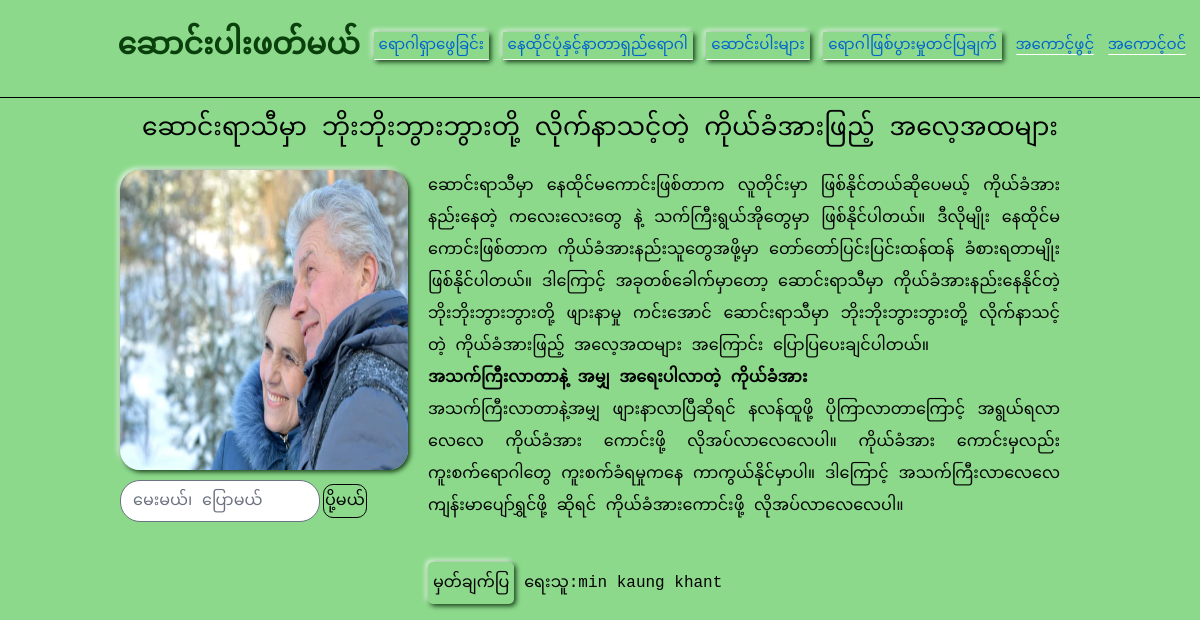
Screenshot of /article/article_detail/4 with the database file from the repository.
### article_system/models.py (models this page shows, shortened)
class Article(models.Model):
    name = models.CharField(max_length=30)
    caption = models.TextField(null=True, blank=True)
    topic = models.TextField()
    photo = models.ImageField(upload_to='article_photos/', null=True, blank=True)
    creator = models.ForeignKey(User_Account, on_delete=models.SET_NULL, null=True, blank=True, default="unknown")
    created_time = models.DateTimeField(auto_now_add=True)

### account_system/models.py (models this page shows, shortened)
class User_Account(AbstractUser):
    username = models.CharField(max_length=30,unique=True)
    email = models.EmailField(unique=True)
    is_active = models.BooleanField(default=True)
    is_staff = models.BooleanField(default=False)
    is_admin = models.BooleanField(default=False)
    gender = models.CharField(max_length=9, choices={'ယောက်ျား': 'ယောက်ျား', 'မိန်းမ': 'မိန်းမ'})
    DOB = models.DateField(null=True,blank=True)
    objects = User_Manager()
    USERNAME_FIELD = 'email'
    REQUIRED_FIELDS = ['username']
    def __str__(self):
        return self.username

### article_system/views.py (the view, shortened to what this page needs)
# urls.py: path('article_detail/<int:article_pk>',article_detail,name='article_detail'),
def article_detail(request, article_pk):
    article = get_object_or_404(Article, pk=article_pk)
    full_comments = Comment_to_Article.objects.filter(article=article).select_related('commenter').order_by('-created_time')
    comment_data = [{
        'comment_pk': comment.pk,
        'commenter': comment.commenter.username,
        'comment': comment.comment,
        'replies': [{'comment':replie.comment,'commenter':replie.commenter.username} for replie in Comment_to_Comment.objects.filter(
            target_comment=comment.pk)],
        'upload_at': comment.created_time.strftime("%Y-%m-%d"),
    } for comment in full_comments]
    if request.method == 'GET':
        return render(request, 'article_detail.html', {'article_record': article,'comment_data':json.dumps(comment_data)})

### article_system/templates/article_detail.html (shortened to what this page needs)
{% load static tailwind_tags%}
<!DOCTYPE html>
<html lang="en">
<head>
    {% tailwind_css %}
</head>
<body class="bg-[#8cd98c] font-mono h-auto  leading-8">
    <div class="flex justify-start py-[20px]">
        <h1 class="text-[#0A400C] w-[30%] pl-[50px] text-[30px] text-right  my-[10px] "><b>ဆောင်းပါးဖတ်မယ်</b></h1>
        <div class="flex justify-evenly w-[70%] h-auto text-[#0066cc] text-[15px] pt-[10px]">
            <div><a class=" border-b-[1px] border-white rounded-[1px]  shadow-[_2px_2px_5px_#133913,_-2px_-2px_5px_#ecf9ec] p-[5px]" href="{% url 'diagnosis' %}">ရောဂါရှာဖွေခြင်း</a></div>
            <div><a class=" border-b-[1px] border-white rounded-[1px]  shadow-[_2px_2px_5px_#133913,_-2px_-2px_5px_#ecf9ec] p-[5px]" href="{% url 'epidemic_intro' %}">နေထိုင်ပုံနှင့်နာတာရှည်ရောဂါ</a></div>
            <div><a class=" border-b-[1px] border-white rounded-[1px]  shadow-[_2px_2px_5px_#133913,_-2px_-2px_5px_#ecf9ec] p-[5px]" href="{% url 'article_intro' %}">ဆောင်းပါးများ</a></div>
            <div><a class=" border-b-[1px] border-white rounded-[1px]  shadow-[_2px_2px_5px_#133913,_-2px_-2px_5px_#ecf9ec] p-[5px]" href="{% url 'show_report' %}">ရောဂါဖြစ်ပွားမှုတင်ပြချက်</a></div>
            {% if request.user.is_authenticated %}
                {% if request.user.is_admin %}
                    <div><a class="bg-white  border-2 border-white rounded-[20px] p-[3px]" href="{% url 'admin:index' %}">Admin</a></div>
                {% else%}
                    <div><a class="bg-white  border-2 border-white rounded-[20px] p-[3px]" href="{% url 'my_account'%}">{{request.user.username}}</a></div>
                {% endif %}
                <form method="post" action="{% url 'logout'%}" >{%csrf_token%}<button type="submit">အကောင့်ထွက်</button></form>
            {% else %}
                <div><a class=" border-b-[1px] border-white rounded-[1px]" href="{% url 'signup' %}">အကောင့်ဖွင့်</a></div>
                <div><a class=" border-b-[1px] border-white rounded-[1px]" href="{% url 'login' %}">အကောင့်ဝင်</a></div>
            {% endif %}
        </div>
    </div>
    <hr class="border-1 border-black mt-[5px] mb-[10px]">
    <div class="w-full text-center"><h1 class="text-[25px] pb-[10px] my-[15px]">{{article_record.caption}}</h1></div>
    <div class="w-[80%] mx-auto  flex justify-evenly">
        <div class="w-[30%]">
            {% if article_record.photo%}
                <img src="{{ article_record.photo.url }}" class="w-[300px] h-[300px] rounded-[20px] mb-[10px] shadow-[_2px_2px_5px_#133913,_-2px_-2px_5px_#ecf9ec]">
            {% endif %}
            {% if request.user.is_authenticated%}
                <form>{%csrf_token%}<input type="text" id="comment_input_box" placeholder="မေးမယ်၊ ပြောမယ်" class="w-[200px] rounded-[20px]" ><button id="sent_comment_btn" onclick='sent_comment(event)'>&nbsp;ရေးမယ်</button></form></div>
            {% else %}
                <a href="{% url 'login' %}"><input type="text" id="comment_input_box" placeholder="မေးမယ်၊ ပြောမယ်" class="w-[200px] rounded-[20px]" ><button class="ml-[3px] border-[1px] border-black rounded-[10px] px-[1px] ">ပို့မယ်</button></a></div>
            {% endif %}
        <div class="w-[70%]"><p class="text-justify px-[20px] mb-[30px]">{{article_record.topic|safe}}</p>
            <div class="w-auto  h-[100px] mx-[20px] py-[10px]">
                <button id="comment_btn"  type='button' onclick="show_comment()" class="rounded-[5px] p-[5px] shadow-[_2px_2px_5px_#133913,_-2px_-2px_5px_#ecf9ec]">မှတ်ချက်ပြ</button><span class="ml-[10px]">ရေးသူ:{{article_record.creator}}</span>
            </div>
        </div>
    </div>
</body>
</html>

### rows the page displays
Article: caption "ဆောင်းရာသီမှာ ဘိုးဘိုးဘွားဘွားတို့ လိုက်နာသင့်တဲ့ ကိုယ်ခံအားဖြည့် အလေ့အထများ", photo (picture), topic "ဆောင်းရာသီမှာ နေထိုင်မကောင်းဖြစ်တာက လူတိုင်းမှာ ဖြစ်နိုင်တယ်ဆိုပေမယ့် ကိုယ်ခံအား နည်းနေတဲ့ ကလေးလေးတွေ နဲ့ သက်ကြီးရွယ်အိုတွေမှာ ဖြစ်နိုင်ပါတယ်။ ဒီလိုမျိုး နေထိုင်မကောင်းဖြစ်တာက ကိုယ်ခံအားနည်းသူတွေအဖို့မှာ တော်တော်ပြင်းပြင်းထန်ထန် ခံစားရတာမျိုး ဖြစ်နိုင်ပါတယ်။ ဒါကြောင့် အခုတစ်ခေါက်မှာတော့ ဆောင်းရာသီမှာ ကိုယ်ခံအားနည်းနေနိုင်တဲ့ ဘိုးဘိုးဘွားဘွားတို့ ဖျားနာမှု ကင်းအောင် ဆောင်းရာသီမှာ ဘိုးဘိုးဘွားဘွားတို့ လိုက်နာသင့်တဲ့ ကိုယ်ခံအားဖြည့် အလေ့အထများ အကြောင်း ပြောပြပေးချင်ပါတယ်။ အသက်ကြီးလာတာနဲ့ အမျှ အရေးပါလာတဲ့ ကိုယ်ခံအား အသက်ကြီးလာတာနဲ့အမျှ ဖျားနာလာပြီဆိုရင် နလန်ထူဖို့ ပိုကြာလာတာကြောင့် အရွယ်ရလာလေလေ ကိုယ်ခံအား ကောင်းဖို့ လိုအပ်လာလေလေပါ။ ကိုယ်ခံအား ကောင်းမှလည်း ကူးစက်ရောဂါတွေ ကူးစက်ခံရမှုကနေ…", creator "min kaung khant"
